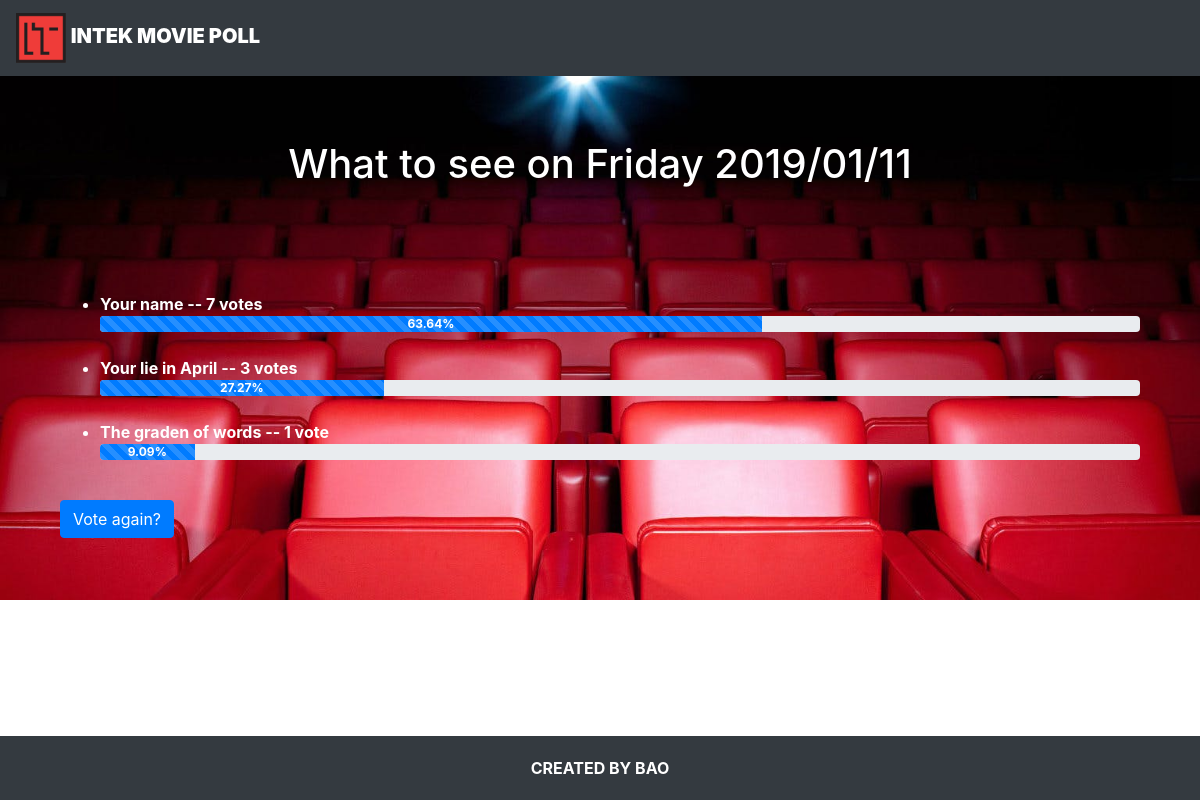
The page /1/result on the database as committed earlier.
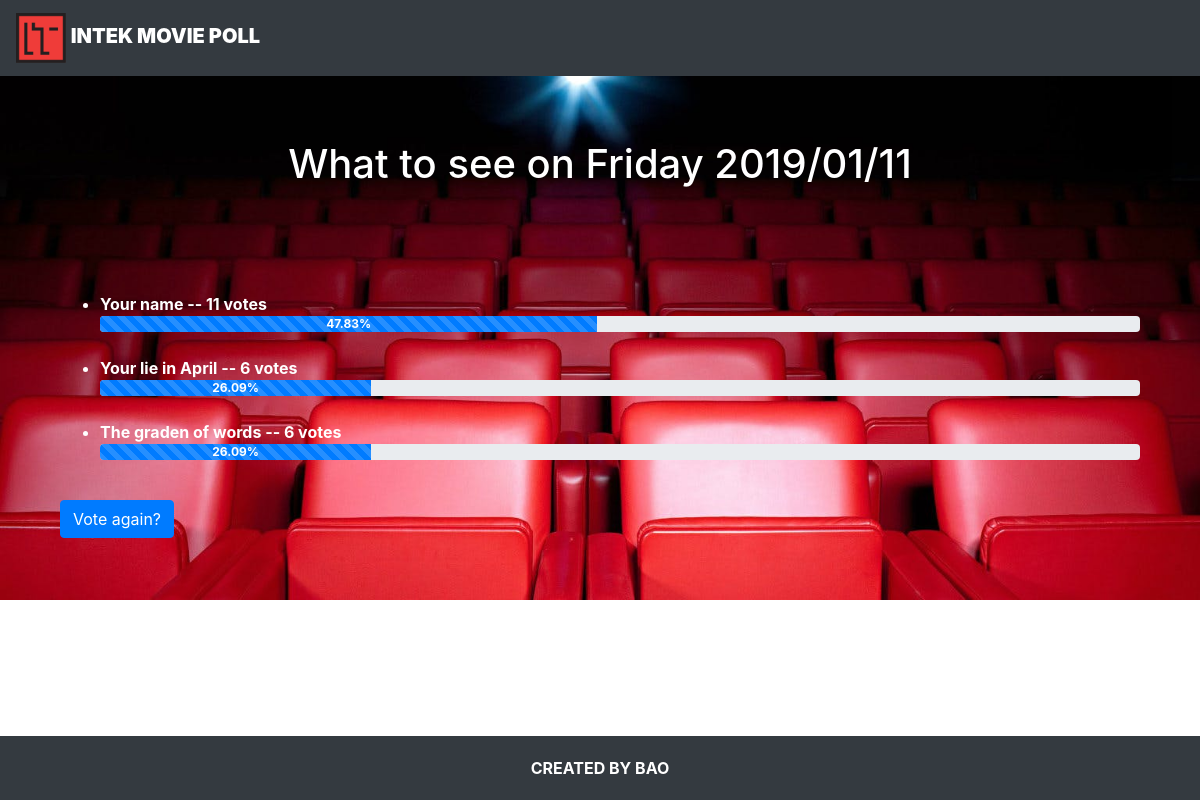
The same page on the database as committed later.
### moviepoll/models.py (models this page shows, shortened)
class Choice(models.Model):
    Question = models.ForeignKey(Question, on_delete=models.CASCADE)
    choice_text = models.CharField(max_length=200)
    votes = models.IntegerField(default=0)
    def percen(self):
        return round(self.votes / self.Question.cal_total_vote() * 100,2)

class Question(models.Model):
    question_text = models.CharField(max_length=200)
    pub_date = models.DateTimeField('date published')
    def cal_total_vote(self):
        total = 0
        for choice in self.choice_set.all():
            total += choice.votes
        return total

### moviepoll/views.py (the view)
# urls.py: path('<int:question_id>/result', views.result, name='result'),
def result(request, question_id):
    question = get_object_or_404(Question, pk=question_id)
    return render(request, 'moviepoll/result.html', {'question':question})

### moviepoll/templates/moviepoll/result.html
{% extends "./base.html" %}
{% load static %}
{% block content %}
<div class="jumbotron text-center">
    <h1>{{ question.question_text }}</h1>
</div>
<div class="container">
    <ul>
    {% for choice in question.choice_set.all %}
        <li>{{ choice.choice_text }} -- {{ choice.votes }} vote{{ choice.votes|pluralize }}</li>
        <div class="progress">
          <div class="progress-bar progress-bar-success progress-bar-striped" role="progressbar"
          aria-valuenow="40" aria-valuemin="0" aria-valuemax="100" style="width:{{ choice.percen }}%">
            {{choice.percen}}%
          </div>
        </div><br>
    {% endfor %}
    </ul>
    <a href="{% url 'moviepoll:detail' question.id %}">
        <button type="button" class="btn btn-primary">Vote again?</button>
    </a>
</div>
{% endblock %}

Rows that differ between the two databases and show on the page:
changed Choice "Your name": votes "7" → "11"; percen "63.64" → "47.83"
changed Choice "Your lie in April": votes "3" → "6"; percen "27.27" → "26.09"
changed Choice "The graden of words": votes "1" → "6"; percen "9.09" → "26.09"
